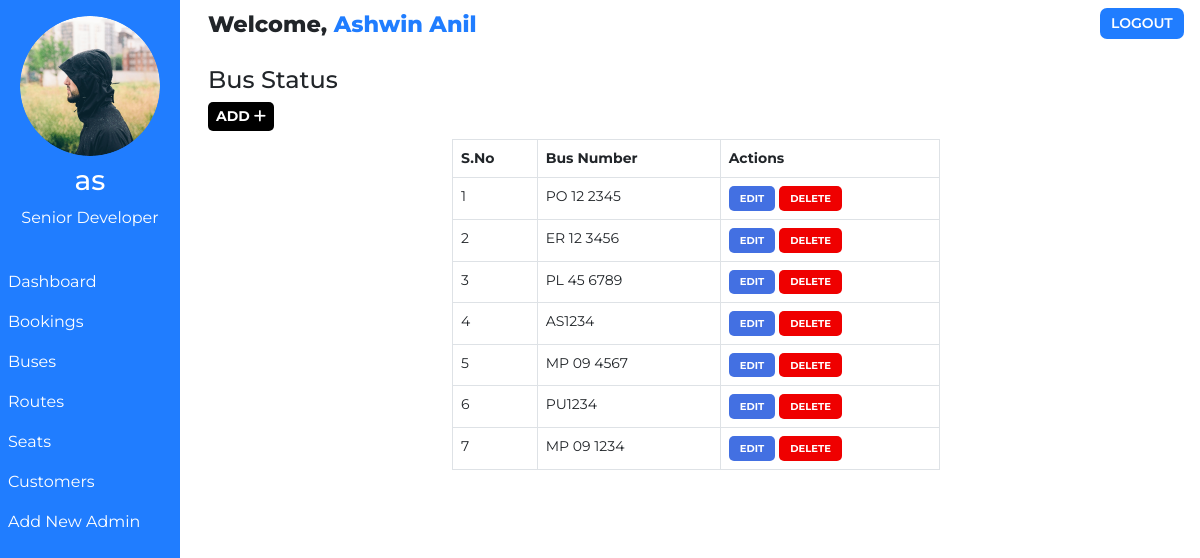
Page /admin/bus.php (signed in) on the earlier database version.
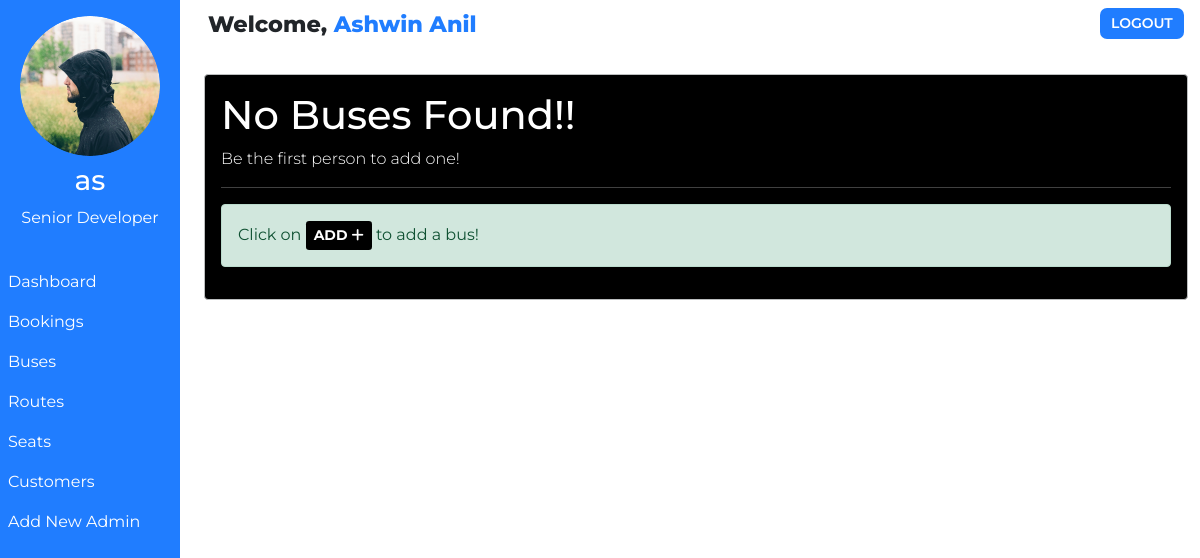
Same page on the later database version.
### tables this page shows
CREATE TABLE `buses` (
  `id` int(100) NOT NULL,
  `bus_no` varchar(255) NOT NULL,
  `bus_assigned` tinyint(1) NOT NULL DEFAULT 0,
  `bus_created` datetime NOT NULL DEFAULT current_timestamp()
);

### admin/bus.php (the view, shortened to what this page needs)
<!DOCTYPE html>
<html lang="en">
<head>
    <link href="https://cdn.jsdelivr.net/npm/bootstrap@5.0.1/dist/css/bootstrap.min.css" rel="stylesheet">
</head>
<body>
    <?php require '../assets/partials/_admin-header.php';?>
        <?php
            $resultSql = "SELECT * FROM `buses` ORDER BY bus_created DESC";
            $resultSqlResult = mysqli_query($conn, $resultSql);
            if(!mysqli_num_rows($resultSqlResult)){ ?>
                <div class="container mt-4">
                    <div id="noCustomers" class="alert alert-dark " role="alert">
                        <h1 class="alert-heading">No Buses Found!!</h1>
                        <p class="fw-light">Be the first person to add one!</p>
                        <hr>
                        <div id="addCustomerAlert" class="alert alert-success" role="alert">
                                Click on <button id="add-button" class="button btn-sm"type="button"data-bs-toggle="modal" data-bs-target="#addModal">ADD <i class="fas fa-plus"></i></button> to add a bus!
                        </div>
                    </div>
                </div>
            <?php }
            else { ?>
            <section id="bus">
                <div id="head">
                    <h4>Bus Status</h4>
                </div>
                <div id="bus-results">
                    <div>
                        <button id="add-button" class="button btn-sm" type="button"data-bs-toggle="modal" data-bs-target="#addModal">ADD <i class="fas fa-plus"></i></button>
                    </div>
                    <table class="table table-hover table-bordered">
                        <thead>
                            <th>S.No</th>
                            <th>Bus Number</th>
                            <th>Actions</th>
                        </thead>
                        <?php
                            $ser_no = 0;
                            while($row = mysqli_fetch_assoc($resultSqlResult))
                            {
                                $ser_no++;
                                $id = $row["id"];
                                $busno = $row["bus_no"];
                        ?>
                        <tr>
                            <td>
                                <?php
                                    echo $ser_no;
                                ?>
                            </td>
                            <td>
                                <?php
                                    echo $busno;
                                ?>
                            </td>
                            <td>
                            <button class="button edit-button " data-link="<?php echo $_SERVER['REQUEST_URI']; ?>" data-id="<?php
                                                echo $id;?>" data-busno="<?php
                                                echo $busno;?>"
                                                >Edit</button>
                                            <button class="button delete-button" data-bs-toggle="modal" data-bs-target="#deleteModal" data-id="<?php
                                                echo $id;?>">Delete</button>
                            </td>
                        </tr>
                        <?php
                        }
                    ?>
                    </table>
                </div>
            </section>
            <?php } ?>
        </div>
    </main>
</body>
</html>

Differences in the rows shown:
removed buses: bus_no "PO 12 2345"
removed buses: bus_no "ER 12 3456"
removed buses: bus_no "PL 45 6789"
removed buses: bus_no "AS1234"
removed buses: bus_no "MP 09 4567"
removed buses: bus_no "PU1234"
removed buses: bus_no "MP 09 1234"
Other differences:
text no longer shown: "Bus Status S.No Bus Number Actions"
text now shown: "No Buses Found!! Be the first person to add one! Click on to add a bus!"
